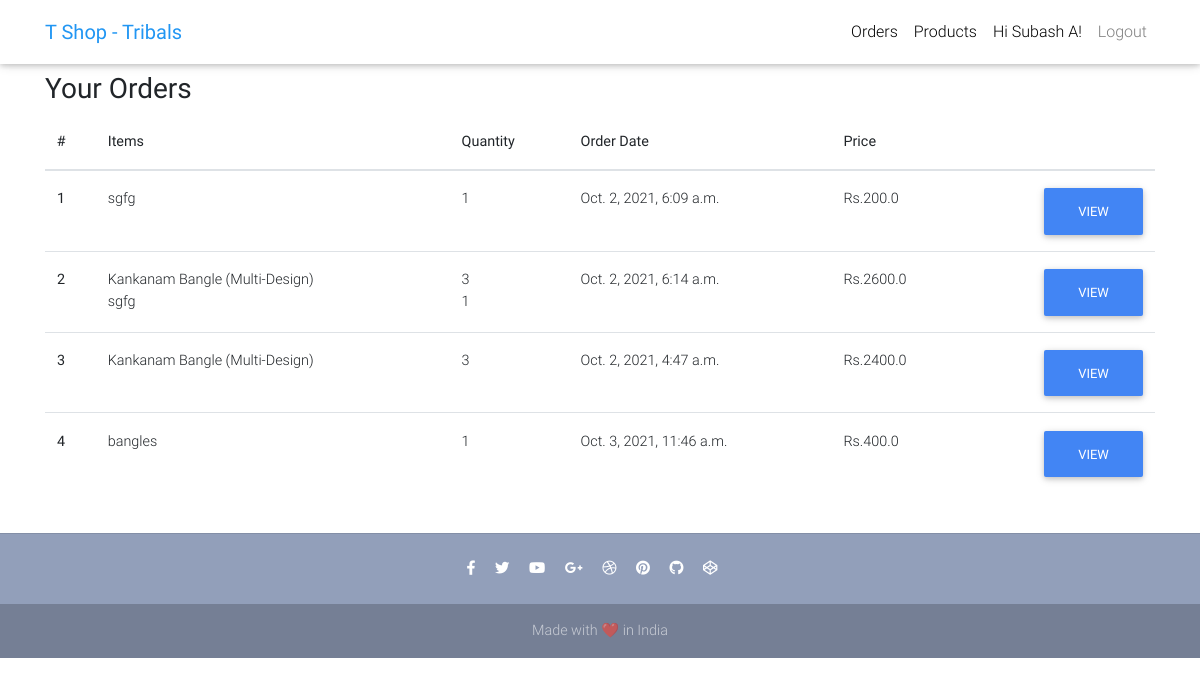
The page /tribal-orders/ (signed in) on the database as committed earlier.
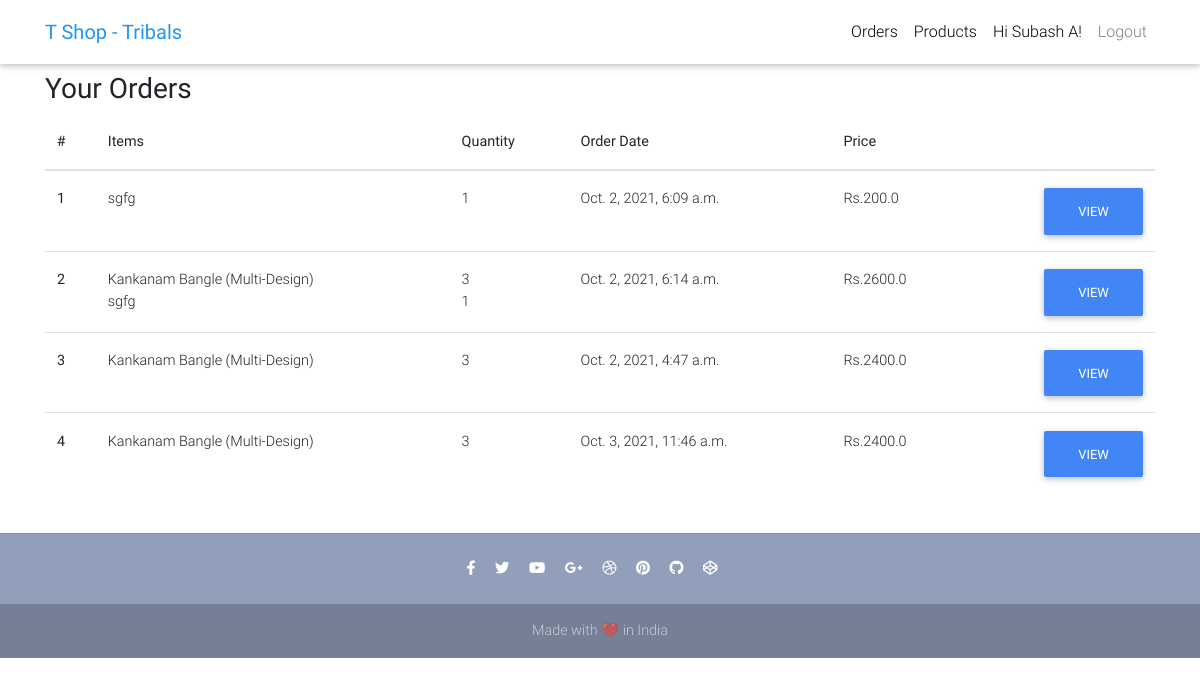
The same page on the database as committed later.
### core/models.py (models this page shows, shortened)
class Order(models.Model) :
    user = models.ForeignKey(settings.AUTH_USER_MODEL, on_delete=models.CASCADE)
    items = models.ManyToManyField(OrderItem)
    start_date = models.DateTimeField(auto_now_add=True)
    ordered_date = models.DateTimeField()
    ordered = models.BooleanField(default=False)
    checkout_address = models.ForeignKey(
        'CheckoutAddress', on_delete=models.SET_NULL, blank=True, null=True)
    def __str__(self):
        return self.user.username
    def get_total_price(self):
        total = 0
        for order_item in self.items.all():
            total += order_item.get_final_price()
        return total

class OrderItem(models.Model) :
    user = models.ForeignKey(settings.AUTH_USER_MODEL,
                             on_delete=models.CASCADE)
    ordered = models.BooleanField(default=False)
    item = models.ForeignKey(Item, on_delete=models.CASCADE)
    quantity = models.IntegerField(default=1)
    def get_discount_item_price(self):
        return self.quantity * self.item.discount_price
    def get_final_price(self):
        if self.item.discount_price:
            return self.get_discount_item_price()
        return self.get_total_item_price()

class Item(models.Model) :
    item_name = models.CharField(max_length=100)
    price = models.FloatField()
    discount_price = models.FloatField(blank=True, null=True)
    category = models.CharField(choices=CATEGORY, max_length=2)
    label = models.CharField(choices=LABEL, max_length=2)
    description = models.TextField()
    photo=models.ImageField(upload_to='job/photos/',blank=True,null=True)
    seller = models.ForeignKey(settings.AUTH_USER_MODEL,
                             on_delete=models.CASCADE,null=True)
    sellercom=models.CharField(max_length=100,blank=True,null=True)
    def __str__(self):
        return self.item_name

### core/views.py (the view)
# urls.py: path('tribal-orders/',views.t_orders,name='t_orders'),
@login_required
def t_orders(request) :
    items = OrderItem.objects.filter(
        item__seller=request.user
    )
    orders=Order.objects.filter(
        items__item__seller=request.user
    ).distinct()
    print(orders[1])
    return render(request, 't_orders.html',{
        'order':orders
    })

### core/templates/t_orders.html
{% extends 't_base.html' %}
{% block content %}
<main>
    <div class= "container">
        <div class="table-responsive text-nowrap">
    <h3>
        <strong>Your Orders</strong>
    </h3>
    <table class="table">
        <thead>
        <tr>
            <th scope="col">#</th>
            <th scope="col">Items</th>
            <th scope="col">Quantity</th>
            <th scope="col">Order Date</th>
            <th scope="col">Price</th>
            <th scope="col"></th>
        </tr>
        </thead>
        <tbody>
            {% for order_item in order%}
            <tr>
                <th scope="row">{{ forloop.counter }}</th>
                        <td>{% for items in order_item.items.all%}
                         <span style="width:100%">{{items.item}}</span> <br>
                        {%endfor%}</td>
                        <td>{% for items in order_item.items.all%}
                        <span style="width:100%">{{items.quantity}}</span><br>
                        {%endfor%}</td>
                <td>{{ order_item.ordered_date }}</td>
                <td>Rs.{{ order_item.get_total_price }}</td>
                <td><a href="{% url 'core:t_order_val' order_item.pk %}" class="btn btn-primary float-right">View</a></td>
            </tr>
        {% empty %}
        <tr>
            <td colspan="5">No Orders till now</td>
        </tr>
        {% endfor %}
        </tbody>
    </table>
        </div>
    </div>
</main>
{% endblock content %}

Rows that differ between the two databases and show on the page:
removed OrderItem: item "bangles", quantity "1", shown under Order "Oct. 3, 2021, 11:46 a.m."
changed Order "Oct. 3, 2021, 11:46 a.m.": gains OrderItem (item "Kankanam Bangle (Multi-Design)", quantity "3"); get_total_price "400.0" → "2400.0"
